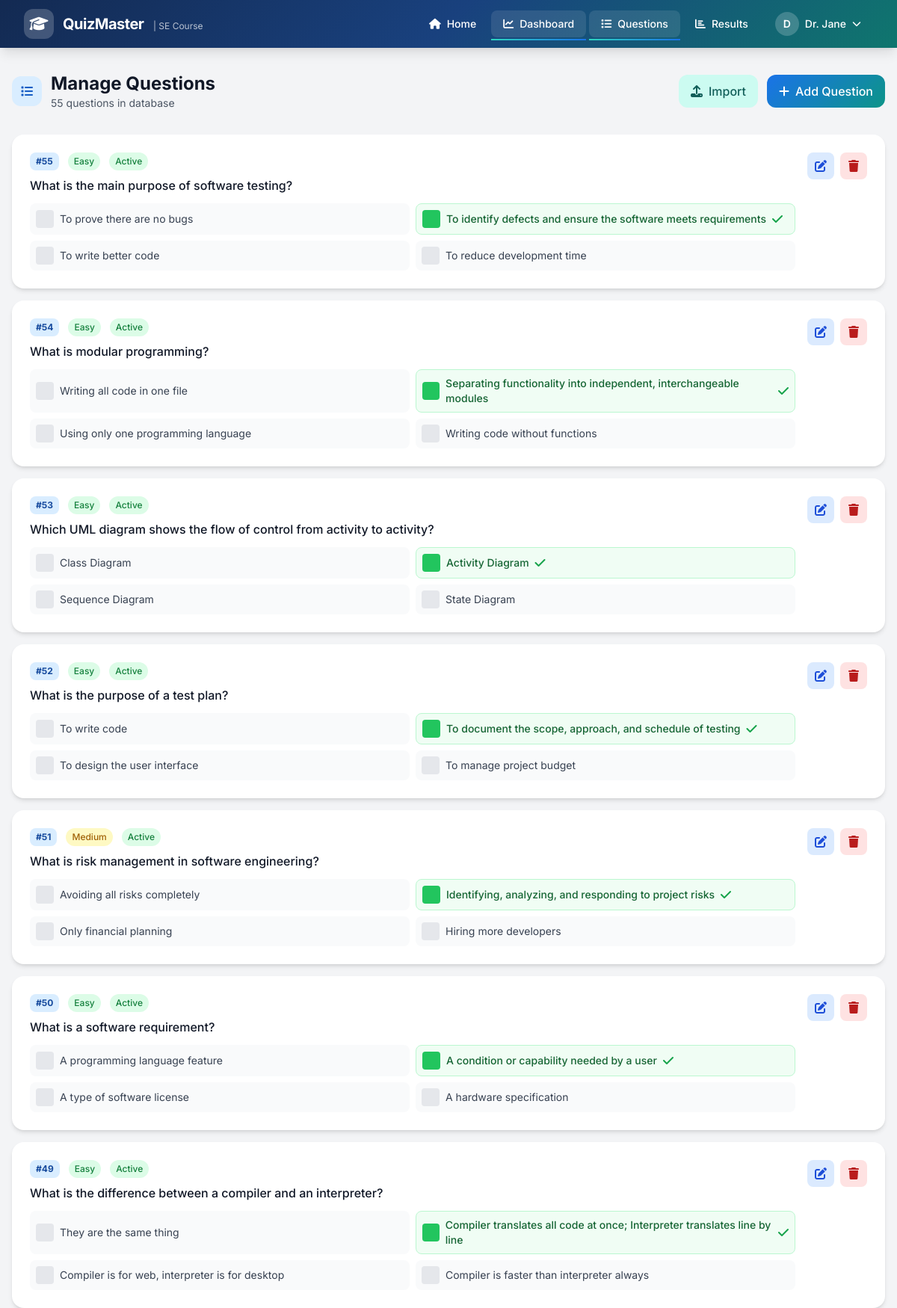
/quiz/admin/questions/ (signed in, upper part), run on the app's committed database.
### quiz/models.py (models this page shows, shortened)
class Question(models.Model):
    DIFFICULTY_CHOICES = [
        ('easy', 'Easy'),
        ('medium', 'Medium'),
        ('hard', 'Hard'),
    ]
    course = models.ForeignKey(Course, on_delete=models.CASCADE, related_name='questions')
    text = models.TextField()
    difficulty = models.CharField(max_length=10, choices=DIFFICULTY_CHOICES, default='medium')
    explanation = models.TextField(blank=True, help_text="Explanation for the correct answer")
    created_at = models.DateTimeField(auto_now_add=True)
    updated_at = models.DateTimeField(auto_now=True)
    is_active = models.BooleanField(default=True)
    class Meta:
        ordering = ['-created_at']

class Option(models.Model):
    question = models.ForeignKey(Question, on_delete=models.CASCADE, related_name='options')
    text = models.CharField(max_length=500)
    is_correct = models.BooleanField(default=False)
    class Meta:
        ordering = ['id']

### quiz/views.py (the view)
# urls.py: path('admin/questions/', views.manage_questions, name='manage_questions'),
@staff_member_required
def manage_questions(request):
    course = get_or_create_default_course()
    questions = Question.objects.filter(course=course).prefetch_related('options')
    context = {
        'course': course,
        'questions': questions,
        'total_count': questions.count(),
    }
    return render(request, 'quiz/manage_questions.html', context)

### quiz/views.py (called while the page is built)
def get_or_create_default_course():
    course, created = Course.objects.get_or_create(
        code='SE101',
        defaults={
            'name': 'Software Engineering',
            'description': 'Introduction to Software Engineering principles and practices'
        }
    )
    return course

### templates/quiz/manage_questions.html (shortened to what this page needs)
{% extends 'base.html' %}
{% block content %}
<section class="py-8 px-4 bg-gray-100 min-h-screen">
    <div class="max-w-7xl mx-auto">
        <div class="flex items-center justify-between flex-wrap gap-4 mb-8 ">
            <div class="flex items-center space-x-3">
                <div class="w-10 h-10 bg-primary-100 rounded-xl flex items-center justify-center">
                    <i class="fas fa-list text-primary-700"></i>
                </div>
                <div>
                    <h1 class="text-2xl font-bold text-gray-900">Manage Questions</h1>
                    <p class="text-gray-600 text-sm">{{ total_count }} questions in database</p>
                </div>
            </div>
            <div class="flex space-x-3">
                <a href="{% url 'import_questions' %}" class="px-4 py-2.5 bg-accent-100 text-accent-800 rounded-xl font-medium hover:bg-accent-200 transition-all inline-flex items-center">
                    <i class="fas fa-upload mr-2"></i>Import
                </a>
                <a href="{% url 'add_question' %}" class="px-4 py-2.5 btn-primary text-white rounded-xl font-medium inline-flex items-center">
                    <i class="fas fa-plus mr-2"></i>Add Question
                </a>
            </div>
        </div>
        {% if questions %}
            <div class="space-y-4">
                {% for question in questions %}
                    <div class="bg-white rounded-2xl shadow-md p-6 ">
                        <div class="flex items-start justify-between">
                            <div class="flex-1">
                                <div class="flex items-center space-x-3 mb-2">
                                    <span class="px-2 py-1 bg-primary-100 text-primary-800 text-xs rounded-lg font-bold">#{{ question.id }}</span>
                                    <span class="px-2 py-1
                                        {% if question.difficulty == 'easy' %}bg-green-100 text-green-700
                                        {% elif question.difficulty == 'medium' %}bg-yellow-100 text-yellow-700
                                        {% else %}bg-red-100 text-red-700{% endif %}
                                        text-xs rounded-full font-medium">
                                        {{ question.difficulty|title }}
                                    </span>
                                    {% if question.is_active %}
                                        <span class="px-2 py-1 bg-green-100 text-green-700 text-xs rounded-full font-medium">Active</span>
                                    {% else %}
                                        <span class="px-2 py-1 bg-gray-100 text-gray-600 text-xs rounded-full font-medium">Inactive</span>
                                    {% endif %}
                                </div>
                                <h3 class="text-gray-900 font-medium mb-3">{{ question.text }}</h3>
                                <div class="grid md:grid-cols-2 gap-2">
                                    {% for option in question.options.all %}
                                        <div class="flex items-center space-x-2 p-2 rounded-lg {% if option.is_correct %}bg-green-50 border border-green-200{% else %}bg-gray-50{% endif %}">
                                            <div class="w-6 h-6 {% if option.is_correct %}bg-green-500 text-white{% else %}bg-gray-200 text-gray-600{% endif %} rounded flex items-center justify-center text-xs font-bold">
                                            </div>
                                            <span class="text-sm {% if option.is_correct %}text-green-800 font-medium{% else %}text-gray-700{% endif %}">{{ option.text }}</span>
                                            {% if option.is_correct %}
                                                <i class="fas fa-check text-green-600 ml-auto"></i>
                                            {% endif %}
                                        </div>
                                    {% endfor %}
                                </div>
                            </div>
                            <div class="flex space-x-2 ml-4">
                                <a href="{% url 'edit_question' question.id %}" class="w-9 h-9 bg-blue-100 rounded-lg flex items-center justify-center text-blue-700 hover:bg-blue-200 transition-all" title="Edit">
                                    <i class="fas fa-edit"></i>
                                </a>
                                <a href="{% url 'delete_question' question.id %}" class="w-9 h-9 bg-red-100 rounded-lg flex items-center justify-center text-red-700 hover:bg-red-200 transition-all" title="Delete" onclick="return confirm('Are you sure you want to delete this question?')">
                                    <i class="fas fa-trash"></i>
                                </a>
                            </div>
                        </div>
                    </div>
                {% endfor %}
            </div>
        {% endif %}
    </div>
</section>
{% endblock %}

### templates/base.html (shortened to what this page needs)
<!DOCTYPE html>
<html lang="en">
<head>
    <script src="https://cdn.tailwindcss.com"></script>
    <link rel="stylesheet" href="https://cdnjs.cloudflare.com/ajax/libs/font-awesome/6.5.1/css/all.min.css">
</head>
<body class="bg-gray-50 min-h-screen flex flex-col">
     <nav class="gradient-bg text-white shadow-lg sticky top-0 z-50">
        <div class="max-w-7xl mx-auto px-4 sm:px-6 lg:px-8">
            <div class="flex justify-between items-center h-16">
                <a href="{% url 'home' %}" class="flex items-center space-x-3 group">
                    <div class="w-10 h-10 bg-white/20 rounded-xl flex items-center justify-center backdrop-blur-sm group-hover:bg-white/30 transition-all duration-300">
                        <i class="fas fa-graduation-cap text-xl"></i>
                    </div>
                    <div>
                        <span class="text-xl font-bold tracking-tight">QuizMaster</span>
                        <span class="hidden sm:inline text-xs text-white/70 ml-2">| SE Course</span>
                    </div>
                </a>
                <div class="hidden md:flex items-center space-x-1">
                    <a href="{% url 'home' %}" class="nav-link px-4 py-2 rounded-lg text-sm font-medium hover:bg-white/10 transition-all {% if request.path == '/' %}active bg-white/10{% endif %}">
                        <i class="fas fa-home mr-2"></i>Home
                    </a>
                    {% if user.is_authenticated %}
                        {% if user.is_superuser %}
                            <a href="{% url 'admin_dashboard' %}" class="nav-link px-4 py-2 rounded-lg text-sm font-medium hover:bg-white/10 transition-all {% if 'admin' in request.path %}active bg-white/10{% endif %}">
                                <i class="fas fa-chart-line mr-2"></i>Dashboard
                            </a>
                            <a href="{% url 'manage_questions' %}" class="nav-link px-4 py-2 rounded-lg text-sm font-medium hover:bg-white/10 transition-all {% if 'question' in request.path %}active bg-white/10{% endif %}">
                                <i class="fas fa-list mr-2"></i>Questions
                            </a>
                            <a href="{% url 'view_results' %}" class="nav-link px-4 py-2 rounded-lg text-sm font-medium hover:bg-white/10 transition-all {% if 'results' in request.path %}active bg-white/10{% endif %}">
                                <i class="fas fa-chart-bar mr-2"></i>Results
                            </a>
                        {% endif %}
                        <div class="relative ml-4" id="userMenuContainer">
                            <button onclick="toggleUserMenu()" class="flex items-center space-x-2 px-4 py-2 rounded-lg hover:bg-white/10 transition-all">
                                <div class="w-8 h-8 bg-white/20 rounded-full flex items-center justify-center text-sm font-semibold">
                                    {{ user.first_name|first|default:user.username|first|upper }}
                                </div>
                                <span class="text-sm font-medium">{{ user.first_name|default:user.username }}</span>
                                <i class="fas fa-chevron-down text-xs"></i>
                            </button>
                        </div>
                    {% endif %}
                </div>
            </div>
        </div>
    </nav>
    <main class="flex-grow">
        {% block content %}{% endblock %}
    </main>
</body>
</html>

### templates/base.html (style rules this page uses)
body { font-family: 'Inter', system-ui, sans-serif; }
.gradient-bg { background: linear-gradient(135deg, #132a52 0%, #19417e 50%, #0f766e 100%); }
.btn-primary { background: linear-gradient(135deg, #1a73e8 0%, #0d9488 100%); transition: all 0.3s ease; }
.nav-link { position: relative; }
.nav-link::after { content: ''; position: absolute; bottom: -4px; left: 0; width: 0; height: 2px; background: linear-gradient(90deg, #2dd4bf, #1a73e8); transition: width 0.3s ease; }
.nav-link:hover::after, .nav-link.active::after { width: 100%; }

### data on the page
Question: id "55", difficulty "Easy", is_active "Active", text "What is the main purpose of software testing?"
Option: is_correct False (drawn), text "To prove there are no bugs"
Option: is_correct True (drawn), text "To identify defects and ensure the software meets requirements"
Option: is_correct False (drawn), text "To write better code"
Option: is_correct False (drawn), text "To reduce development time"
Question: id "54", difficulty "Easy", is_active "Active", text "What is modular programming?"
Option: is_correct False (drawn), text "Writing all code in one file"
Option: is_correct True (drawn), text "Separating functionality into independent, interchangeable modules"
Option: is_correct False (drawn), text "Using only one programming language"
Option: is_correct False (drawn), text "Writing code without functions"
Question: id "53", difficulty "Easy", is_active "Active", text "Which UML diagram shows the flow of control from activity to activity?"
Option: is_correct False (drawn), text "Class Diagram"
Option: is_correct True (drawn), text "Activity Diagram"
Option: is_correct False (drawn), text "Sequence Diagram"
Option: is_correct False (drawn), text "State Diagram"
Question: id "52", difficulty "Easy", is_active "Active", text "What is the purpose of a test plan?"
Option: is_correct False (drawn), text "To write code"
Option: is_correct True (drawn), text "To document the scope, approach, and schedule of testing"
Option: is_correct False (drawn), text "To design the user interface"
Option: is_correct False (drawn), text "To manage project budget"
Question: id "51", difficulty "Medium", is_active "Active", text "What is risk management in software engineering?"
Option: is_correct False (drawn), text "Avoiding all risks completely"
Option: is_correct True (drawn), text "Identifying, analyzing, and responding to project risks"
Option: is_correct False (drawn), text "Only financial planning"
Option: is_correct False (drawn), text "Hiring more developers"
Question: id "50", difficulty "Easy", is_active "Active", text "What is a software requirement?"
Option: is_correct False (drawn), text "A programming language feature"
Option: is_correct True (drawn), text "A condition or capability needed by a user"
Option: is_correct False (drawn), text "A type of software license"
Option: is_correct False (drawn), text "A hardware specification"
Question: id "49", difficulty "Easy", is_active "Active", text "What is the difference between a compiler and an interpreter?"
Option: is_correct False (drawn), text "They are the same thing"
Option: is_correct True (drawn), text "Compiler translates all code at once; Interpreter translates line by line"
Option: is_correct False (drawn), text "Compiler is for web, interpreter is for desktop"
Option: is_correct False (drawn), text "Compiler is faster than interpreter always"

### other printed values
{{ user.first_name|first|default:user.username|first|upper }} "D"
{{ user.first_name|default:user.username }} "Dr. Jane"
{{ total_count }} "55"
